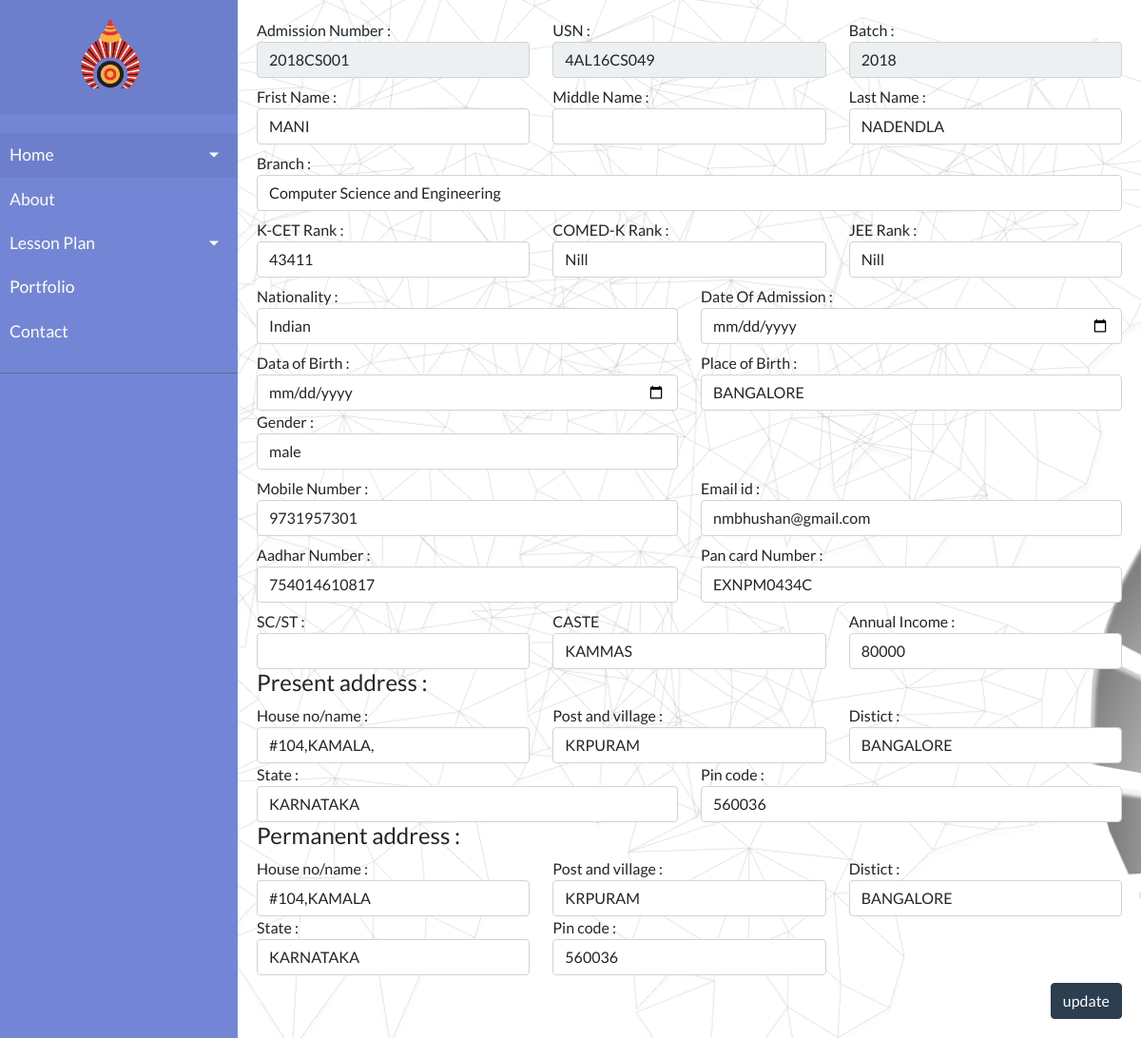
The app's page /student_view_edit.php (signed in) with its own data.
### tables this page shows
CREATE TABLE `students` (
  `adm_no` varchar(30) NOT NULL,
  `usn` varchar(15) DEFAULT NULL,
  `batch` varchar(30) DEFAULT NULL,
  `semester` varchar(30) NOT NULL,
  `section` varchar(30) DEFAULT NULL,
  `lab_batch` varchar(30) DEFAULT NULL,
  `fname` varchar(50) DEFAULT NULL,
  `mname` varchar(50) DEFAULT NULL,
  `lname` varchar(50) DEFAULT NULL,
  `branch` varchar(50) DEFAULT NULL,
  `kcet` varchar(30) DEFAULT NULL,
  `comedk` varchar(30) DEFAULT NULL,
  `jee` varchar(30) DEFAULT NULL,
  `nationality` varchar(50) DEFAULT NULL,
  `data_of_admission` varchar(30) DEFAULT NULL,
  `dob` varchar(30) DEFAULT NULL,
  `place_of_birth` varchar(50) DEFAULT NULL,
  `gender` varchar(10) DEFAULT NULL,
  `mob_no` varchar(15) DEFAULT NULL,
  `email_id` varchar(40) DEFAULT NULL,
  `aadhar` varchar(15) DEFAULT NULL,
  `pan_card` varchar(15) DEFAULT NULL,
  `sc_st` varchar(10) DEFAULT NULL,
  `caste` varchar(50) DEFAULT NULL,
  `annual_income` varchar(10) DEFAULT NULL,
  `present_state` varchar(50) DEFAULT NULL,
  `present_dist` varchar(50) DEFAULT NULL,
  `present_house_no_name` varchar(100) DEFAULT NULL,
  `present_post_village` varchar(50) DEFAULT NULL,
  `present_pincode` varchar(30) DEFAULT NULL,
  `permanent_state` varchar(50) DEFAULT NULL,
  `permanent_dist` varchar(50) DEFAULT NULL,
  `permanent_house_no_name` varchar(100) DEFAULT NULL,
  `permanent_post_village` varchar(50) DEFAULT NULL,
  `permanent_pin_code` varchar(10) DEFAULT NULL
);

### student_view_edit.php (the view, shortened to what this page needs)
<?php
require_once "./config.php";
$con=$link;
?>
<!DOCTYPE html>
<html lang="en">
<head>
    <link rel="stylesheet" href="https://maxcdn.bootstrapcdn.com/font-awesome/4.5.0/css/font-awesome.min.css">
    <link rel="stylesheet" href="https://cdnjs.cloudflare.com/ajax/libs/font-awesome/5.15.3/css/all.min.css" />
    <link rel="stylesheet" href="./asset/style/bootstrap.min.css">
    <link rel="stylesheet" href="asset/style/style_fac.css">
</head>
<body>
    <div class="wrapper">
        <nav id="sidebar">
            <div class="sidebar-header">
                <div style="margin-left: 50px;">
                    <img src="asset/img/1aiet-logo.png" style="height: 10vh; " class="img-fluid ml-auto" alt="" srcset="">
                </div>
            </div>
            <ul class="list-unstyled components">
                <li class="active">
                    <a href="#homeSubmenu" data-toggle="collapse" aria-expanded="false" class="dropdown-toggle">Home</a>
                </li>
                <li>
                    <a href="#">About</a>
                </li>
                <li>
                    <a href="#pageSubmenu" data-toggle="collapse" aria-expanded="false" class="dropdown-toggle">Lesson Plan</a>
                </li>
                <li>
                    <a href="#">Portfolio</a>
                </li>
                <li>
                    <a href="#">Contact</a>
                </li>
            </ul>
        </nav>
        <div id="content">
            <div>
                <?php
                    $usn = $_SESSION["username"];
                    $que = "select * from students where usn=\"$usn\"";
                    $result = $con->query($que);
                    foreach ($result as $row) {
                ?>
                        <form action="students_view_update.php" method="post">
                            <div class="row">
                                <div class="col col-lg-4 col-12">
                                    <label for="adm_no">Admission Number :</label>
                                    <input type="text" name="adm_no" class="form-control" id="adm_no" value=<?php echo $row["adm_no"] ?> readonly>
                                </div>
                                <div class="col col-lg-4 col-12">
                                    <label for="usn">USN :</label>
                                    <input type="text" name="usn" class="form-control" id="usn" readonly value=<?php echo $row["usn"] ?>>
                                </div>
                                <div class="col col-lg-4 col-12">
                                    <label for="batch">Batch :</label>
                                    <input type="text" name="batch" class="form-control" id="batch" readonly value=<?php echo $row["batch"] ?>>
                                </div>
                            </div>
                            <div class="row mt-2">
                                <div class="col col-lg-4 col-12">
                                    <label for="fname">Frist Name :</label>
                                    <input type="text" name="fname" class="form-control" id="fname" value=<?php echo $row["fname"] ?>>
                                </div>
                                <div class="col col-lg-4 col-12">
                                    <label for="mname">Middle Name :</label>
                                    <input type="text" name="mname" class="form-control" id="mname" value=<?php echo $row["mname"] ?>>
                                </div>
                                <div class="col col-lg-4 col-12">
                                    <label for="lname">Last Name :</label>
                                    <input type="text" name="lname" class="form-control" id="lname" value=<?php echo $row["lname"] ?>>
                                </div>
                            </div>
                            <div class="row">
                                <div class="col col-lg-12 col-12 mt-2">
                                    <label for="branch">Branch :</label>
                                    <select name="branch" id="branch" class="form-control" data-role="select-dropdown">
                                        <option selected value=<?php echo $row["branch"] ?>><?php echo $row["branch"] ?></option>
                                    </select>
                                </div>
                            </div>
                            <div class="row mt-2">
                                <div class="col col-lg-4 col-12">
                                    <label for="kcet">K-CET Rank :</label>
                                    <input type="text" name="kcet" class="form-control" id="kcet" value=<?php echo $row["kcet"] ?>>
                                </div>
                                <div class="col col-lg-4 col-12">
                                    <label for="comedk">COMED-K Rank :</label>
                                    <input type="text" name="comedk" class="form-control" id="comedk" value=<?php echo $row["comedk"] ?>>
                                </div>
                                <div class="col col-lg-4 col-12">
                                    <label for="jee">JEE Rank :</label>
                                    <input type="text" name="jee" class="form-control" id="jee" value=<?php echo $row["jee"] ?>>
                                </div>
                            </div>
                            <div class="row mt-2">
                                <div class="col col-lg-6 col-12">
                                    <label for="nationality">Nationality :</label>
                                    <input type="text" name="nationality" class="form-control" id="nationality" value=<?php echo $row["nationality"] ?>>
                                </div>
                                <div class="col col-lg-6 col-12">
                                    <label for="data_of_admission">Date Of Admission :</label>
                                    <input type="date" name="date_of_admission" class="form-control" id="date_of_admission" value=<?php echo $row["data_of_admission"] ?>>
                                </div>
                            </div>
                            <div class="row mt-2">
                                <div class="col col-lg-6 col-12">
                                    <label for="dob">Data of Birth :</label>
                                    <input type="date" name="dob" class="form-control" id="dob" value=<?php echo $row["dob"] ?>>
                                </div>
                                <div class="col col-lg-6 col-12">
                                    <label for="place_of_birth">Place of Birth :</label>
                                    <input type="text" name="place_of_birth" class="form-control" id="place_of_birth" value=<?php echo $row["place_of_birth"] ?>>
                                </div>
                                <div class="col col-lg-6 col-12">
                                    <label for="place_of_birth">Gender :</label>
                                    <input type="text" name="gender" class="form-control" id="gender" value=<?php echo $row["gender"] ?>>
                                </div>
                            </div>
                            <div class="row mt-2">
                                <div class="col col-lg-6 col-12">
                                    <label for="mob_no">Mobile Number :</label>
                                    <input type="text" name="mob_no" class="form-control" id="mob_no" value=<?php echo $row["mob_no"] ?>>
                                </div>
                                <div class="col col-lg-6 col-12">
                                    <label for="email_id">Email id :</label>
                                    <input type="email" name="email_id" class="form-control" id="email_id" value=<?php echo $row["email_id"] ?>>
                                </div>
                            </div>
                            <div class="row mt-2">
                                <div class="col col-lg-6 col-126">
                                    <label for="aadhar">Aadhar Number :</label>
                                    <input type="text" name="aadhar" class="form-control" id="aadhar" value=<?php echo $row["aadhar"] ?>>
                                </div>
                                <div class="col col-lg-6 col-12">
                                    <label for="pan_card">Pan card Number :</label>
                                    <input type="text" name="pan_card" class="form-control" id="pan_card" value=<?php echo $row["pan_card"] ?>>
                                </div>
                            </div>
                            <div class="row mt-2">
                                <div class="col col-lg-4 col-12">
                                    <label for="sc_st">SC/ST :</label>
                                    <input type="text" name="sc_st" class="form-control" id="sc_st" value=<?php echo $row["sc_st"] ?>>
                                </div>
                                <div class="col col-lg-4 col-12">
                                    <label for="caste">CASTE</label>
                                    <input type="text" name="caste" class="form-control" id="caste" value=<?php echo $row["caste"] ?>>
                                </div>
                                <div class="col col-lg-4 col-12">
                                    <label for="annual_income">Annual Income :</label>
                                    <input type="text" name="annual_income" class="form-control" id="annual_income" value=<?php echo $row["annual_income"] ?>>
                                </div>
                            </div>
                            <div class="row">
                                <h4>Present address :</h4> <br>
                                <div class="col col-lg-4 col-12">
                                    <label for="present_house_no_name">House no/name :</label>
                                    <input type="text" name="present_house_no_name" class="form-control" id="present_house_no_name" value=<?php echo $row["present_house_no_name"] ?>>
                                </div>
                                <div class="col col-lg-4 col-12">
                                    <label for="present_post_village">Post and village :</label>
                                    <input type="text" name="present_post_village" class="form-control" id="present_post_village" value=<?php echo $row["present_post_village"] ?>>
                                </div>
                                <div class="col col-lg-4 col-12">
                                    <label for="present_dist">Distict :</label>
                                    <input type="text" name="present_dist" class="form-control" id="present_dist" value=<?php echo $row["present_dist"] ?>>
                                </div>
                            </div>
                            <div class="row">
                                <div class="col col-lg-6 col-12">
                                    <label for="present_state">State :</label>
                                    <input type="text" name="present_state" class="form-control" id="present_state" value=<?php echo $row["present_state"] ?>>
                                </div>
                                <div class="col col-lg-6 col-12">
                                    <label for="present_pin_code">Pin code :</label>
                                    <input type="text" name="present_pincode" class="form-control" id="present_pin_code" value=<?php echo $row["present_pincode"] ?>>
                                </div>
                            </div>
                            <div class="row">
                                <h4>Permanent address : </h4><br>
                                <div class="col col-lg-4 col-12">
                                    <label for="permanent_house_no_name">House no/name :</label>
                                    <input type="text" name="permanent_house_no_name" class="form-control" id="permanent_house_no_name" value=<?php echo $row["permanent_house_no_name"] ?>>
                                </div>
                                <div class="col col-lg-4 col-12">
                                    <label for="permanent_post_village">Post and village :</label>
                                    <input type="text" name="permanent_post_village" class="form-control" id="permanent_post_village" value=<?php echo $row["permanent_post_village"] ?>>
                                </div>
                                <div class="col col-lg-4 col-12">
                                    <label for="permanent_dist">Distict :</label>
                                    <input type="text" name="permanent_dist" class="form-control" id="permanent_dist" value=<?php echo $row["permanent_dist"] ?>>
                                </div>
                            </div>
                            <div class="row">
                                <div class="col col-lg-4 col-12">
                                    <label for="permanent_state">State :</label>
                                    <input type="text" name="permanent_state" class="form-control" id="permanent_state"
                                    value=<?php echo $row["permanent_state"] ?>
                                    >
                                </div>
                                <div class="col col-lg-4 col-12">
                                    <label for="permanent_pin_code">Pin code :</label>
                                    <input type="text" name="permanent_pin_code" class="form-control" id="permanent_pin_code"
                                    value=<?php echo $row["permanent_pin_code"] ?>
                                    >
                                </div>
                            </div>
                            <button class="btn btn-primary mt-2 mr-4" type="submit" style="float: right;">update</button>
                        </form>
                <?php
                    }
                 ?>
            </div>
        </div>
    </div>
</body>
</html>

### records on screen
students: adm_no "2018CS001", usn "4AL16CS049", batch "2018", lname "NADENDLA", branch "Computer Science and Engineering", kcet "43411", comedk "Nill", jee "Nill", nationality "Indian", place_of_birth "BANGALORE", gender "male", mob_no "9731957301", email_id "nmbhushan@gmail.com", aadhar "754014610817", pan_card "EXNPM0434C", caste "KAMMAS", annual_income "80000", present_house_no_name "#104,KAMALA,", present_post_village "KRPURAM", present_dist "BANGALORE", present_state "KARNATAKA", present_pincode "560036", permanent_house_no_name "#104,KAMALA", permanent_post_village "KRPURAM", permanent_dist "BANGALORE", permanent_state "KARNATAKA", permanent_pin_code "560036"
